Frame 1 (no input): blank canvas, image omitted
Frame 60 (no input): blank canvas, image omitted
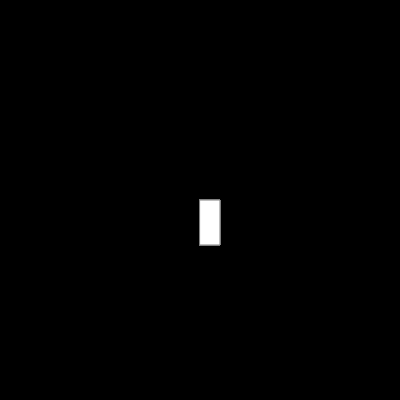
Frame 120 (the mouse pressed at the canvas centre since frame 60)

The p5.js sketch whose frames 1 and 60 were blank and that drew this single picture after the mouse press (run headless with seeded random() and noise() and a simulated clock; from frame 60 on, the mouse is pressed at the canvas centre):

// p5.js sketch
// ── sketch.js
function setup() {
    createCanvas(400, 400);
   background("black")
  }
    
  function draw() { 
    stroke("gray")
    fill(`white`)
      
    if (mouseIsPressed) { 
       rect(mouseX, mouseY, 20, 45);
    }
  }
